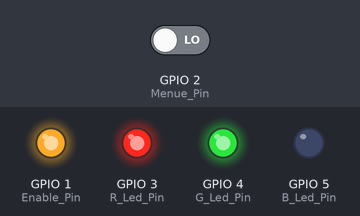
This sketch was run on a simulated ESP32-S3. Shown: output pins drawn as LEDs (lit = HIGH). Dashed ring = blinking. The test bench sets the inputs (shaded band); at power-on: GPIO 2 (Menue_Pin) LOW.

Above: at 0.1 s.
At 16.2 s:
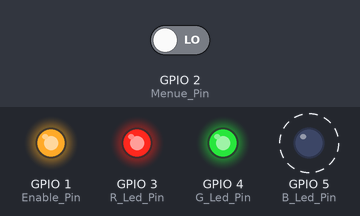
16.3 s: GPIO 2 (Menue_Pin) driven HIGH
At 31.3 s:
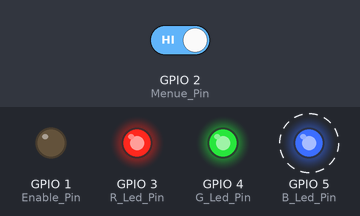
Timing chart, 0 to 37.3 s (numbered marks = the images above; inputs shaded):
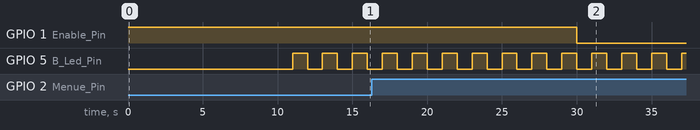

The sketch:

Flag_Base_BLAU.ino
```cpp
#include <esp_now.h>
#include <WiFi.h>
#include "ESP32_New_TimerInterrupt.h"

// Pin-Definitionen \\

#define Enable_Pin 1
#define Menue_Pin 2
#define R_Led_Pin 3
#define G_Led_Pin 4
#define B_Led_Pin 5
#define Receiver_Pin 6

// Funkübertragung \\

uint8_t mac[] = {0xFF, 0xFF, 0xFF, 0xFF, 0xFF, 0xFF};                             // MAC-Adresse Broadcast
uint8_t num = 3;
bool success = false;

void OnDataSent(const uint8_t *mac_addr, esp_now_send_status_t status)            // Prüfung der Sendung
{
  if(status == ESP_NOW_SEND_SUCCESS) success = true;
  else success = false;
}

// Timer und Interrupts \\

volatile bool state = true;
int i = 0;

ESP32Timer ITimer0(0);                                  // Timer0 initialisieren

bool IRAM_ATTR TimerHandler0(void * timerNo)            // Timer-Handler für Timer0
{
  if(state)
  {
    LED(0);
    state = false;
  }
  else
  {
    LED(num);
    state = true;
  }
  return true;
}

void setup()
{
  // Pin-Initialisierung \\

  pinMode(Enable_Pin, OUTPUT);
  digitalWrite(Enable_Pin, HIGH);
  pinMode(Menue_Pin, INPUT);
  pinMode(R_Led_Pin, OUTPUT);
  digitalWrite(R_Led_Pin, HIGH);
  pinMode(G_Led_Pin, OUTPUT);
  digitalWrite(G_Led_Pin, HIGH);
  pinMode(B_Led_Pin, OUTPUT);
  digitalWrite(B_Led_Pin, HIGH);
  pinMode(Receiver_Pin, INPUT);

  // Block für WLAN-Verbindung

  WiFi.mode(WIFI_STA);                      // Wifi im Station-Mode
  esp_now_init();                           // ESP-NOW initialisieren

  esp_now_register_send_cb(OnDataSent);     // Senden aktivieren

  esp_now_peer_info_t peerInfo;             // Verbindung mit Server aufbauen
  memcpy(peerInfo.peer_addr, mac, 6);
  peerInfo.channel = 0;
  peerInfo.encrypt = false;
  esp_now_add_peer(&peerInfo);
  LED(num);
}

void loop()
{
  esp_now_send(mac, &num, sizeof(num));                                   // Senden an alle Clients
  delay(10000);
  if(success) ITimer0.attachInterruptInterval(1000000, TimerHandler0);    // Aktiviere Timer0
  else
  {
    ITimer0.stopTimer();
    LED(num);
    state = true;
  }
  if(digitalRead(Menue_Pin) == HIGH) i++;
  else i = 0;
  if(i == 2) digitalWrite(Enable_Pin, LOW);
}

void LED(uint8_t i)
{
  if(i == 0)                      //Aus
  {
    digitalWrite(R_Led_Pin, HIGH);
    digitalWrite(G_Led_Pin, HIGH);
    digitalWrite(B_Led_Pin, HIGH);
  }
  else if(i == 1)                 //Rot
  {
    digitalWrite(R_Led_Pin, LOW);
    digitalWrite(G_Led_Pin, HIGH);
    digitalWrite(B_Led_Pin, HIGH);
  }
  else if(i == 2)                 //Grün
  {
    digitalWrite(R_Led_Pin, HIGH);
    digitalWrite(G_Led_Pin, LOW);
    digitalWrite(B_Led_Pin, HIGH);
  }
  else if(i == 3)                 //Blau
  {
    digitalWrite(R_Led_Pin, HIGH);
    digitalWrite(G_Led_Pin, HIGH);
    digitalWrite(B_Led_Pin, LOW);
  }
  else if(i == 4)                 //Gelb
  {
    digitalWrite(R_Led_Pin, LOW);
    digitalWrite(G_Led_Pin, LOW);
    digitalWrite(B_Led_Pin, HIGH);
  }
  else if(i == 5)                 //Cyan
  {
    digitalWrite(R_Led_Pin, HIGH);
    digitalWrite(G_Led_Pin, LOW);
    digitalWrite(B_Led_Pin, LOW);
  }
  else if(i == 6)                 //Magenta
  {
    digitalWrite(R_Led_Pin, LOW);
    digitalWrite(G_Led_Pin, HIGH);
    digitalWrite(B_Led_Pin, LOW);
  }
  else if(i == 7)                 //Weiß
  {
    digitalWrite(R_Led_Pin, LOW);
    digitalWrite(G_Led_Pin, LOW);
    digitalWrite(B_Led_Pin, LOW);
  }
}
```

Measured:
- after the input at 16.3 s, GPIO 1 (Enable_Pin): HIGH → LOW after 13.7 s
- by itself, GPIO 5 (B_Led_Pin): alternates HIGH for 1.0 s and LOW for 1.0 s
